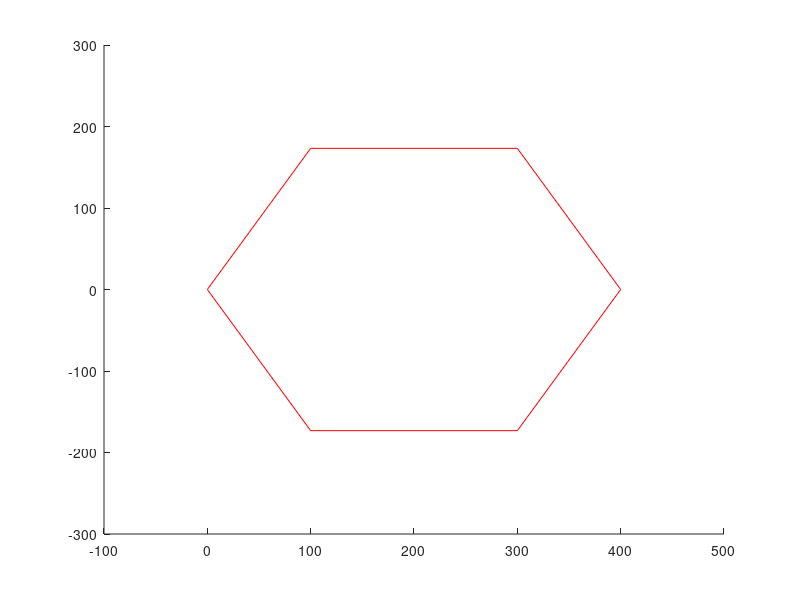

Here is the MATLAB script that generated this plot: (Note: this script raises an error after producing the figure.)
% integrate CC and IAC
clear,clc,close all
xlim([-100 500])
ylim([-300 300])
hold on

% initialize the path
path_x = [0 100 300 400 300 100 0];
path_y = [0 100*sqrt(3) 100*sqrt(3) 0 -100*sqrt(3) -100*sqrt(3) 0];
plot(path_x, path_y,'r');
hold on

% initialize the USV states
XM0 = 0;
YM0 = 0;
VM = 2;
psi = pi/2;
XM = XM0;
YM = YM0;

% initialize the CC parameter
delta = 10;
alpha = 0.3;
delta_t = 1; 

% initialize the guidance following law; 1 is the CC following straight
% line, 2 is the CC following circle
guidance_index = 1;

%% Draw the mission trajectory
% modify the path
mission_x = zeros(1,12);
mission_y = zeros(1,12);

[p,n]=size(path_x);

for i = 1:(n-1)
    [mission_x(2*i-1), mission_y(2*i-1)] = extend_segment_start(path_x(i), path_y(i), path_x(i+1), path_y(i+1));
    [mission_x(2*i), mission_y(2*i)] = extend_segment_end(path_x(i), path_y(i), path_x(i+1), path_y(i+1));
   % plot([mission_x(2*i-1),mission_x(2*i)],[mission_y(2*i-1),mission_y(2*i)],'b')
    %hold on
    
end
mission_x = [mission_x, mission_x(1),mission_x(2)];
mission_y = [mission_y, mission_y(1),mission_y(2)];


% r is the radius of the turning circle
r = 20;

% initialize the first waypoint
m = 2;
XT0 = mission_x(m);
YT0 = mission_y(m);

%% Drawing the path

path_i = 2;

for i = 2:7
    path_i = i;
    mission_i = 2*path_i-3;
    w1_x = mission_x(mission_i);
    w1_y = mission_y(mission_i);
    w2_x = mission_x(mission_i+1);
    w2_y = mission_y(mission_i+1);
    w3_x = mission_x(mission_i+2);
    w3_y = mission_y(mission_i+2);
    w4_x = mission_x(mission_i+3);
    w4_y = mission_y(mission_i+3);

    %%
    theta_s = atan2(w2_y-w1_y, w2_x-w1_x);
    theta_f = atan2(w3_y-w4_y, w3_x-w4_x);
    theta_m = (theta_s+theta_f)/2;
    t_x = path_x(path_i);
    t_y = path_y(path_i);

    delta_theta = theta_m-theta_s;
    R_r = r/cos(delta_theta);

    % here is the center of the turning circle
    circle_center_x = t_x + R_r*cos(theta_m);
    circle_center_y = t_y + R_r*sin(theta_m);

    plot(t_x, t_y, '*')

    theta_turn_s = atan2(w2_y-circle_center_y, w2_x-circle_center_x);
    theta_turn_f = atan2(w3_y-circle_center_y, w3_x-circle_center_x);
    if theta_turn_s < 0
        theta_turn_s = theta_turn_s + 2* pi;
    end
    if theta_turn_f < 0
        theta_turn_f = theta_turn_f + 2* pi;
    end

    if theta_turn_s>theta_turn_f
        theta_turn_s = theta_turn_s - 2*pi;
    end
    
    if theta_turn_f - theta_turn_s < pi
       theta_turn_s = theta_turn_s + 2*pi;
       circle_theta = theta_turn_f:0.01:theta_turn_s;
    else circle_theta = theta_turn_s:0.01:theta_turn_f;
    end
     
    circle_theta = theta_turn_s:0.01:theta_turn_f;

    circle_x = circle_center_x + r*tan(delta_theta)*cos(circle_theta);
    circle_y = circle_center_y + r*tan(delta_theta)*sin(circle_theta);

    distance = sqrt((circle_center_x-w2_x)^2+(circle_center_y-w2_y)^2);
    plot(circle_x, circle_y, 'r')
    hold on
    
    plot([mission_x(mission_i),mission_x(mission_i+1)],[mission_y(mission_i), mission_y(mission_i+1)],'r')
    hold on
    plot([mission_x(mission_i+2),mission_x(mission_i+3)],[mission_y(mission_i+2), mission_y(mission_i+3)],'r')
    hold on
end


%% MISSION!!!
% mission loop
for i = 1:3000
    
    while guidance_index == 1
        R_u = sqrt((XM0 - XM)^2+(YM0 - YM)^2);
        theta = atan2(YT0 - YM0, XT0 - XM0);
        theta_u = atan2(YM - YM0, XM - XM0);
        beta = theta - theta_u;
        R = sqrt(R_u^2 - (R_u * sin(beta))^2);
        % target position
        x_t = XM0 + (R+delta)*cos(theta);
        y_t = YM0 + (R+delta)*sin(theta);

        psi_d = atan2(y_t - YM, x_t - XM);
        % convert psi_d into [0 2pi];
        if psi_d < 0
            psi_d = psi_d + 2*pi;
        end
        if psi_d - psi > pi
           psi_d = psi_d - 2*pi;
        end
        if psi_d - psi < -pi
            psi_d = psi_d + 2*pi;
        end


        if abs(psi_d - psi) > 10/180*pi
            delta_psi = abs(psi_d - psi)/(psi_d - psi)*10/180*pi;
        else delta_psi = psi_d - psi;
        end

        psi = psi + delta_psi + (rand(1)*5-5)*pi/180;

        XM = XM+VM*cos(psi)*delta_t;
        YM = YM+VM*sin(psi)*delta_t;

        plot(XM, YM,'.','MarkerEdgeColor','b');
        drawnow;
        pause(0.1)

        if sqrt((XM-XT0)^2+(YM-YT0)^2)<5
            guidance_index = 2;
         
            
%             XM0 = mission_x(m);
%             YM0 = mission_y(m);
%             m = m+1;
%             if m>7
%                 break
%             end
%             XT0 = mission_x(m);
%             YT0 = mission_y(m);
        end
    end
    
    while guidance_index == 2
        % get the turning circle center first
        
        w1_x = mission_x(2*m-3);
        w1_y = mission_y(2*m-3);

        w2_x = mission_x(2*m-2);
        w2_y = mission_y(2*m-2);

        w3_x = mission_x(2*m-1);
        w3_y = mission_y(2*m-1);

        w4_x = mission_x(2*m);
        w4_y = mission_y(2*m);
        
        theta_s = atan2(w2_y-w1_y, w2_x-w1_x);
        theta_f = atan2(w3_y-w4_y, w3_x-w4_x);
        theta_m = (theta_s+theta_f)/2;
        

        delta_theta = theta_m-theta_s;
        R_r = r/cos(delta_theta);
        
        center_x = path_x(m) + R_r*cos(theta_m);
        center_y = path_y(m) + R_r*sin(theta_m);
        
        
        theta = atan2(YM-center_y, XM-center_x);
        if theta<0
            theta = theta + 2*pi;
        end
        
        % analysis if beta is position or negative
        %alpha = 0.3;
        
        x_t = center_x + r*tan(delta_theta)*cos(theta+alpha);
        y_t = center_y + r*tan(delta_theta)*sin(theta+alpha);

        psi_d = atan2(y_t-YM, x_t-XM);
        if psi_d < 0
            psi_d = psi_d + 2*pi;
        end
        while psi<0
            psi = psi+2*pi;
        end
        while psi>2*pi
            psi = psi-2*pi;
        end

        if psi_d - psi > pi
           psi_d = psi_d - 2*pi;
        end
        if psi_d - psi < -pi
            psi_d = psi_d + 2*pi;
        end


        if abs(psi_d - psi) > 10/180*pi
            delta_psi = abs(psi_d - psi)/(psi_d - psi)*10/180*pi;
        else delta_psi = psi_d - psi;
        end

        psi = psi + delta_psi + (rand(1)*5-5)*pi/180;


        XM = XM + VM*delta_t*cos(psi_d);
        YM = YM + VM*delta_t*sin(psi_d);

        plot(XM, YM,'.','MarkerEdgeColor','b');
        drawnow;
        pause(0.1)
        % calculate the final switching point % switch to guidance_index = 1

        if sqrt((XM-mission_x(2*m-1))^2+(YM-mission_y(2*m-1))^2)<10
            m = m+1;
            guidance_index = 1;
            XM0 = mission_x(2*m-3);
            YM0 = mission_y(2*m-3);
            XT0 = mission_x(2*m-2);
            YT0 = mission_y(2*m-2);
            
        end
 
    
    end
    
    
   
    
end


         
    


% make the path planner